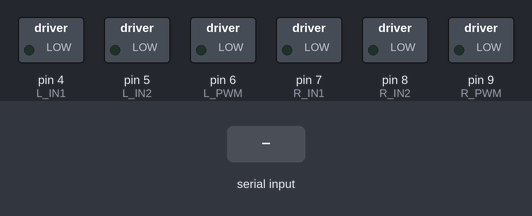
The sketch below on a simulated Arduino Uno, built with avr-gcc and run on an emulated ATmega328P. Shown: switched loads named in the sketch (green lamp = pin HIGH). The inputs (shaded band) are chosen by the test bench. What the sketch prints to the serial monitor is not drawn.

Above: at 1.2 s.
1.3 s: "F\n" received over the second serial link
At 1.6 s:
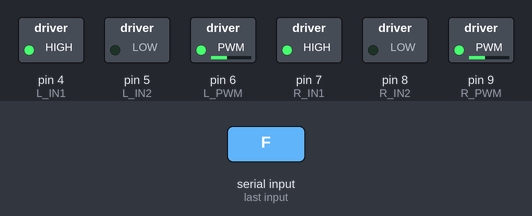
4.3 s: "B\n" received over the second serial link
At 5.0 s:
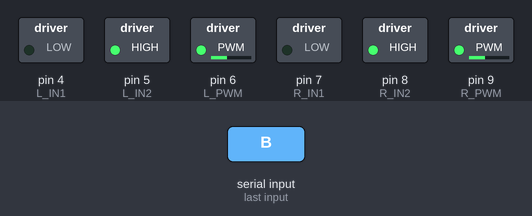
7.3 s: "L\n" received over the second serial link
At 8.5 s:
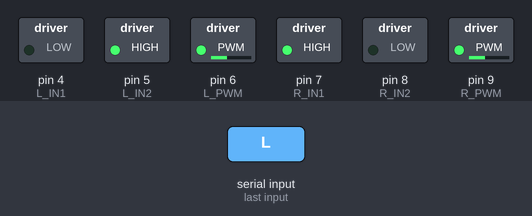
10.3 s: "R\n" received over the second serial link
At 10.8 s:
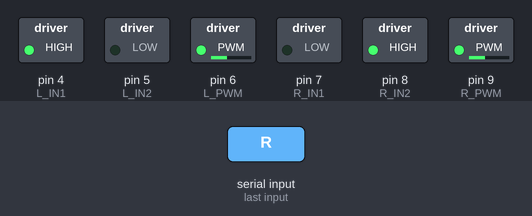
13.3 s: "1\n" received over the second serial link
At 14.3 s:
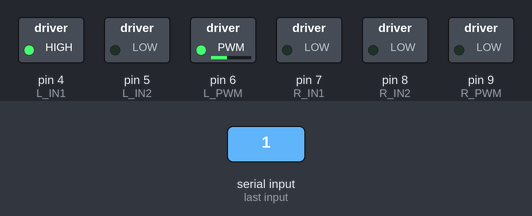
16.3 s: "2\n" received over the second serial link
At 16.6 s:
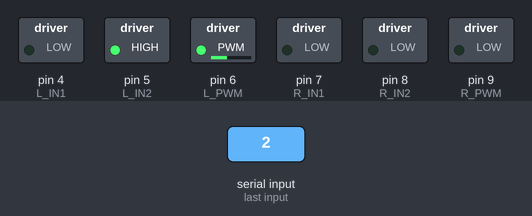
Timing chart, 0 to 19.8 s (numbered marks = the images above; inputs shaded):
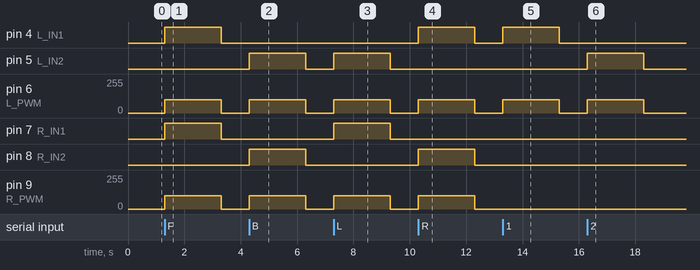

The sketch:

motor_controller.ino
```cpp
#include <SoftwareSerial.h>

// =====================================================
// L298N
// =====================================================

// Левый мотор
#define L_IN1  4
#define L_IN2  5
#define L_PWM  6

// Правый мотор
#define R_IN1  7
#define R_IN2  8
#define R_PWM  9

// =====================================================
// UART от ESP32
// =====================================================

// Arduino RX <- ESP32 TX
#define ESP_RX 10

// Arduino TX -> ESP32 RX
// В нашем варианте НЕ используем, обратной связи нет
#define ESP_TX 11

SoftwareSerial espSerial(ESP_RX, ESP_TX);

// =====================================================
// Защита: если от ESP32 долго нет команд — глушим моторы.
// Согласовано с CMD_TIMEOUT_MS (1 c) на ESP32: держим запас,
// чтобы не резать мотори при штатной работе (команды идут каждые ~300мс).
// =====================================================

#define AUTO_STOP_MS 2000

unsigned long lastCmdAt = 0;

// =====================================================
// Настройки
// =====================================================

int speedPWM = 100;

// =====================================================
// Левый мотор
// power: -255 ... +255
// =====================================================

void leftMotor(int power)
{
  power = constrain(power, -255, 255);

  if (power > 0)
  {
    // Вперёд
    digitalWrite(L_IN1, HIGH);
    digitalWrite(L_IN2, LOW);
    analogWrite(L_PWM, power);
  }
  else if (power < 0)
  {
    // Назад
    digitalWrite(L_IN1, LOW);
    digitalWrite(L_IN2, HIGH);
    analogWrite(L_PWM, -power);
  }
  else
  {
    // Стоп
    digitalWrite(L_IN1, LOW);
    digitalWrite(L_IN2, LOW);
    analogWrite(L_PWM, 0);
  }
}

// =====================================================
// Правый мотор
// power: -255 ... +255
// =====================================================

void rightMotor(int power)
{
  power = constrain(power, -255, 255);

  if (power > 0)
  {
    // Вперёд
    digitalWrite(R_IN1, HIGH);
    digitalWrite(R_IN2, LOW);
    analogWrite(R_PWM, power);
  }
  else if (power < 0)
  {
    // Назад
    digitalWrite(R_IN1, LOW);
    digitalWrite(R_IN2, HIGH);
    analogWrite(R_PWM, -power);
  }
  else
  {
    // Стоп
    digitalWrite(R_IN1, LOW);
    digitalWrite(R_IN2, LOW);
    analogWrite(R_PWM, 0);
  }
}

// =====================================================
// Движение
// =====================================================

void forward()
{
  leftMotor(speedPWM);
  rightMotor(speedPWM);
}

void backward()
{
  leftMotor(-speedPWM);
  rightMotor(-speedPWM);
}

void turnLeft()
{
  leftMotor(-speedPWM);
  rightMotor(speedPWM);
}

void turnRight()
{
  leftMotor(speedPWM);
  rightMotor(-speedPWM);
}

void stopMotors()
{
  leftMotor(0);
  rightMotor(0);
}

// =====================================================
// Обработка команды
// =====================================================

void processCommand(String cmd)
{
  cmd.trim();

  if (cmd.length() == 0)
    return;

  // С этого момента есть живая команда от ESP32
  lastCmdAt = millis();

  // -----------------------------------------
  // Одна символьная команда
  // -----------------------------------------

  if (cmd == "F")
  {
    forward();
  }
  else if (cmd == "B")
  {
    backward();
  }
  else if (cmd == "L")
  {
    turnLeft();
  }
  else if (cmd == "R")
  {
    turnRight();
  }
  else if (cmd == "S")
  {
    stopMotors();
  }

  else if (cmd == "1")
  {
    leftMotor(speedPWM);
  }
  else if (cmd == "2")
  {
    leftMotor(-speedPWM);
  }
  else if (cmd == "3")
  {
    rightMotor(speedPWM);
  }
  else if (cmd == "4")
  {
    rightMotor(-speedPWM);
  }

  // -----------------------------------------
  // Установка скорости
  // Например: V150
  // -----------------------------------------

  else if (cmd.charAt(0) == 'V')
  {
    int value = cmd.substring(1).toInt();

    speedPWM = constrain(value, 0, 255);
  }
}

// =====================================================
// Чтение UART
// =====================================================

void readESP()
{
  static String command = "";

  while (espSerial.available())
  {
    char c = espSerial.read();

    // Команда заканчивается '\n'
    if (c == '\n')
    {
      processCommand(command);
      command = "";
    }
    // Из-за битых байтов (SoftwareSerial) в команду может попасть мусор —
    // отбрасываем непечатные, чтобы не портить валидные команды.
    else if (c != '\r' && isPrintable(c))
    {
      command += c;
    }

    // Защита от слишком длинной команды
    if (command.length() > 32)
    {
      command = "";
    }
  }
}

// =====================================================
// Защита: если ESP32 "завис" (UART молчит), моторы должны встать.
// =====================================================

void safetyTimeout()
{
  if (millis() - lastCmdAt > AUTO_STOP_MS)
  {
    stopMotors();
    // Пере-армируем, чтобы не долбить analogWrite(0) каждую итерацию
    lastCmdAt = millis();
  }
}

// =====================================================
// SETUP
// =====================================================

void setup()
{
  // L298N
  pinMode(L_IN1, OUTPUT);
  pinMode(L_IN2, OUTPUT);
  pinMode(L_PWM, OUTPUT);

  pinMode(R_IN1, OUTPUT);
  pinMode(R_IN2, OUTPUT);
  pinMode(R_PWM, OUTPUT);

  // Стоп при запуске
  stopMotors();

  // Таймер защиты стартует с момента загрузки
  lastCmdAt = millis();

  // USB Serial — только для локальной отладки
  Serial.begin(115200);

  // UART от ESP32
  espSerial.begin(115200);

  Serial.println();
  Serial.println("=== ARDUINO MOTOR CONTROLLER ===");
  Serial.println("UART: ESP32 -> Arduino");
  Serial.println("No feedback");
}

// =====================================================
// LOOP
// =====================================================

void loop()
{
  readESP();
  safetyTimeout();
}
```

Measured:
- after the input at 1.3 s, pin 4 (L_IN1), pin 7 (R_IN1): LOW → HIGH at once, → LOW 2.0 s later; pin 6 (L_PWM), pin 9 (R_PWM): 0/255 → 100/255 at once, → 0/255 2.0 s later
- after the input at 4.3 s, pin 5 (L_IN2), pin 8 (R_IN2): LOW → HIGH at once, → LOW 2.0 s later; pin 6 (L_PWM), pin 9 (R_PWM): 0/255 → 100/255 at once, → 0/255 2.0 s later
- after the input at 7.3 s, pin 5 (L_IN2), pin 7 (R_IN1): LOW → HIGH at once, → LOW 2.0 s later; pin 6 (L_PWM), pin 9 (R_PWM): 0/255 → 100/255 at once, → 0/255 2.0 s later
- after the input at 10.3 s, pin 4 (L_IN1), pin 8 (R_IN2): LOW → HIGH at once, → LOW 2.0 s later; pin 6 (L_PWM), pin 9 (R_PWM): 0/255 → 100/255 at once, → 0/255 2.0 s later
- after the input at 13.3 s, pin 4 (L_IN1): LOW → HIGH at once, → LOW 2.0 s later; pin 6 (L_PWM): 0/255 → 100/255 at once, → 0/255 2.0 s later
- after the input at 16.3 s, pin 5 (L_IN2): LOW → HIGH at once, → LOW 2.0 s later; pin 6 (L_PWM): 0/255 → 100/255 at once, → 0/255 2.0 s later
